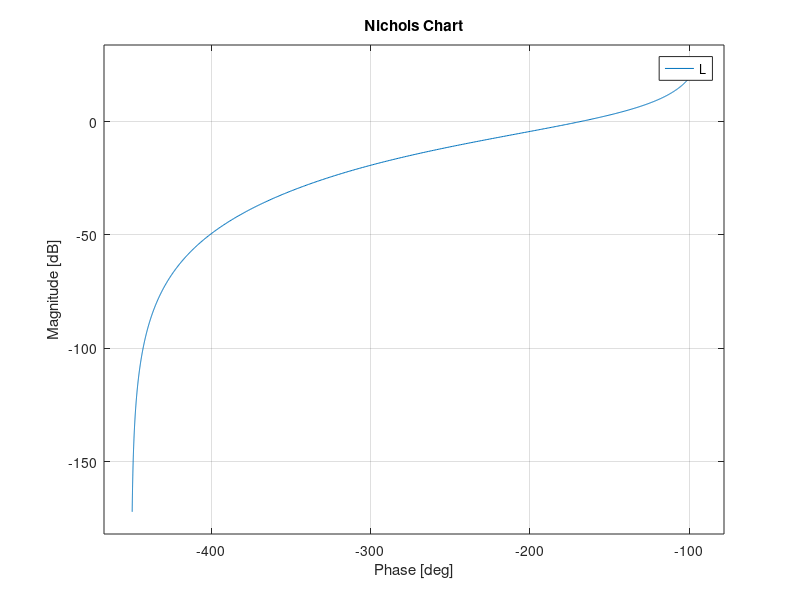

Source code (MATLAB):
%% Exercise 1 part 2
% Draw the Nichols plot of the loop function L(s) to evaluate its crossover
% frequency and the gain and the phase stability margins.

%% Initialization
clc;
clear all, close all;
s = tf('s');

C = -0.5;
G = -(1-s)/(s*(1+s)^2*(1+s/5));
L = zpk(minreal(G*C));

%% Nichols plot
figure, nichols (L);

%% Crossover frequency
% W_g = frequency at which Gain=0dB
% Taken directly from the graph
W_g = 0.454

